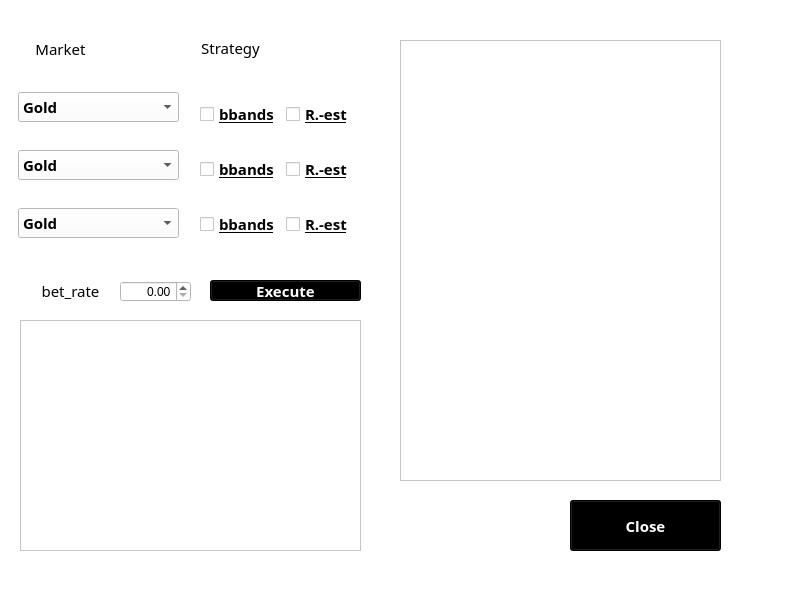
<?xml version="1.0" encoding="UTF-8"?>
<ui version="4.0">
 <class>MainWindow</class>
 <widget class="QMainWindow" name="MainWindow">
  <property name="geometry">
   <rect>
    <x>0</x>
    <y>0</y>
    <width>796</width>
    <height>600</height>
   </rect>
  </property>
  <property name="windowTitle">
   <string>PyTrader</string>
  </property>
  <property name="windowIcon">
   <iconset>
    <normaloff>C:/Users/dabee/Pictures/22/281999-margot-robbie.jpg</normaloff>C:/Users/dabee/Pictures/22/281999-margot-robbie.jpg</iconset>
  </property>
  <property name="styleSheet">
   <string notr="true">background-color: rgb(255, 255, 255);</string>
  </property>
  <widget class="QWidget" name="centralwidget">
   <widget class="QWidget" name="verticalLayoutWidget">
    <property name="geometry">
     <rect>
      <x>18</x>
      <y>70</y>
      <width>161</width>
      <height>191</height>
     </rect>
    </property>
    <layout class="QVBoxLayout" name="verticalLayout">
     <item>
      <widget class="QComboBox" name="comboBox">
       <property name="font">
        <font>
         <family>HY엽서M</family>
         <pointsize>11</pointsize>
         <weight>75</weight>
         <bold>true</bold>
        </font>
       </property>
       <item>
        <property name="text">
         <string>Gold</string>
        </property>
       </item>
       <item>
        <property name="text">
         <string>Euro</string>
        </property>
       </item>
       <item>
        <property name="text">
         <string>Oil</string>
        </property>
       </item>
      </widget>
     </item>
     <item>
      <widget class="QComboBox" name="comboBox_2">
       <property name="font">
        <font>
         <family>HY엽서M</family>
         <pointsize>11</pointsize>
         <weight>75</weight>
         <bold>true</bold>
        </font>
       </property>
       <item>
        <property name="text">
         <string>Gold</string>
        </property>
       </item>
       <item>
        <property name="text">
         <string>Euro</string>
        </property>
       </item>
       <item>
        <property name="text">
         <string>Oil</string>
        </property>
       </item>
      </widget>
     </item>
     <item>
      <widget class="QComboBox" name="comboBox_3">
       <property name="font">
        <font>
         <family>HY엽서M</family>
         <pointsize>11</pointsize>
         <weight>75</weight>
         <bold>true</bold>
        </font>
       </property>
       <item>
        <property name="text">
         <string>Gold</string>
        </property>
       </item>
       <item>
        <property name="text">
         <string>Euro</string>
        </property>
       </item>
       <item>
        <property name="text">
         <string>Oil</string>
        </property>
       </item>
      </widget>
     </item>
    </layout>
   </widget>
   <widget class="QLabel" name="label_2">
    <property name="geometry">
     <rect>
      <x>190</x>
      <y>32</y>
      <width>81</width>
      <height>31</height>
     </rect>
    </property>
    <property name="font">
     <font>
      <family>HY헤드라인M</family>
      <pointsize>11</pointsize>
      <weight>50</weight>
      <italic>false</italic>
      <bold>false</bold>
     </font>
    </property>
    <property name="text">
     <string>Strategy</string>
    </property>
    <property name="alignment">
     <set>Qt::AlignCenter</set>
    </property>
   </widget>
   <widget class="QLabel" name="label_3">
    <property name="geometry">
     <rect>
      <x>20</x>
      <y>38</y>
      <width>81</width>
      <height>21</height>
     </rect>
    </property>
    <property name="font">
     <font>
      <family>HY헤드라인M</family>
      <pointsize>11</pointsize>
      <weight>50</weight>
      <italic>false</italic>
      <bold>false</bold>
     </font>
    </property>
    <property name="text">
     <string>Market</string>
    </property>
    <property name="alignment">
     <set>Qt::AlignCenter</set>
    </property>
   </widget>
   <widget class="QLabel" name="label_4">
    <property name="geometry">
     <rect>
      <x>30</x>
      <y>280</y>
      <width>81</width>
      <height>21</height>
     </rect>
    </property>
    <property name="font">
     <font>
      <family>HY헤드라인M</family>
      <pointsize>11</pointsize>
      <weight>50</weight>
      <italic>false</italic>
      <bold>false</bold>
     </font>
    </property>
    <property name="text">
     <string>bet_rate</string>
    </property>
    <property name="alignment">
     <set>Qt::AlignCenter</set>
    </property>
   </widget>
   <widget class="QPushButton" name="pushButton">
    <property name="geometry">
     <rect>
      <x>210</x>
      <y>280</y>
      <width>151</width>
      <height>21</height>
     </rect>
    </property>
    <property name="font">
     <font>
      <family>HY엽서M</family>
      <pointsize>11</pointsize>
      <weight>75</weight>
      <bold>true</bold>
     </font>
    </property>
    <property name="styleSheet">
     <string notr="true">color: rgb(255, 255, 255);
background-color: rgb(0, 0, 0);</string>
    </property>
    <property name="text">
     <string>Execute</string>
    </property>
   </widget>
   <widget class="QWidget" name="horizontalLayoutWidget">
    <property name="geometry">
     <rect>
      <x>200</x>
      <y>100</y>
      <width>164</width>
      <height>21</height>
     </rect>
    </property>
    <layout class="QHBoxLayout" name="horizontalLayout">
     <property name="sizeConstraint">
      <enum>QLayout::SetFixedSize</enum>
     </property>
     <item>
      <widget class="QCheckBox" name="checkBox">
       <property name="font">
        <font>
         <family>HY엽서L</family>
         <pointsize>11</pointsize>
         <weight>75</weight>
         <bold>true</bold>
         <underline>true</underline>
        </font>
       </property>
       <property name="text">
        <string>bbands</string>
       </property>
      </widget>
     </item>
     <item>
      <widget class="QCheckBox" name="checkBox_2">
       <property name="font">
        <font>
         <family>HY엽서L</family>
         <pointsize>11</pointsize>
         <weight>75</weight>
         <bold>true</bold>
         <underline>true</underline>
        </font>
       </property>
       <property name="text">
        <string>R.-est</string>
       </property>
      </widget>
     </item>
    </layout>
   </widget>
   <widget class="QWidget" name="horizontalLayoutWidget_2">
    <property name="geometry">
     <rect>
      <x>200</x>
      <y>155</y>
      <width>164</width>
      <height>21</height>
     </rect>
    </property>
    <layout class="QHBoxLayout" name="horizontalLayout_2">
     <property name="sizeConstraint">
      <enum>QLayout::SetFixedSize</enum>
     </property>
     <item>
      <widget class="QCheckBox" name="checkBox_3">
       <property name="font">
        <font>
         <family>HY엽서L</family>
         <pointsize>11</pointsize>
         <weight>75</weight>
         <bold>true</bold>
         <underline>true</underline>
        </font>
       </property>
       <property name="text">
        <string>bbands</string>
       </property>
      </widget>
     </item>
     <item>
      <widget class="QCheckBox" name="checkBox_4">
       <property name="font">
        <font>
         <family>HY엽서L</family>
         <pointsize>11</pointsize>
         <weight>75</weight>
         <bold>true</bold>
         <underline>true</underline>
        </font>
       </property>
       <property name="text">
        <string>R.-est</string>
       </property>
      </widget>
     </item>
    </layout>
   </widget>
   <widget class="QWidget" name="horizontalLayoutWidget_3">
    <property name="geometry">
     <rect>
      <x>200</x>
      <y>210</y>
      <width>164</width>
      <height>21</height>
     </rect>
    </property>
    <layout class="QHBoxLayout" name="horizontalLayout_3">
     <property name="sizeConstraint">
      <enum>QLayout::SetFixedSize</enum>
     </property>
     <item>
      <widget class="QCheckBox" name="checkBox_5">
       <property name="font">
        <font>
         <family>HY엽서L</family>
         <pointsize>11</pointsize>
         <weight>75</weight>
         <bold>true</bold>
         <underline>true</underline>
        </font>
       </property>
       <property name="text">
        <string>bbands</string>
       </property>
      </widget>
     </item>
     <item>
      <widget class="QCheckBox" name="checkBox_6">
       <property name="font">
        <font>
         <family>HY엽서L</family>
         <pointsize>11</pointsize>
         <weight>75</weight>
         <bold>true</bold>
         <underline>true</underline>
        </font>
       </property>
       <property name="text">
        <string>R.-est</string>
       </property>
      </widget>
     </item>
    </layout>
   </widget>
   <widget class="QDoubleSpinBox" name="doubleSpinBox">
    <property name="geometry">
     <rect>
      <x>120</x>
      <y>281</y>
      <width>71</width>
      <height>21</height>
     </rect>
    </property>
    <property name="alignment">
     <set>Qt::AlignRight|Qt::AlignTrailing|Qt::AlignVCenter</set>
    </property>
    <property name="singleStep">
     <double>0.100000000000000</double>
    </property>
   </widget>
   <widget class="QListWidget" name="listWidget">
    <property name="geometry">
     <rect>
      <x>20</x>
      <y>320</y>
      <width>341</width>
      <height>231</height>
     </rect>
    </property>
   </widget>
   <widget class="QListWidget" name="listWidget_2">
    <property name="geometry">
     <rect>
      <x>400</x>
      <y>40</y>
      <width>321</width>
      <height>441</height>
     </rect>
    </property>
   </widget>
   <widget class="QPushButton" name="pushButton_2">
    <property name="geometry">
     <rect>
      <x>570</x>
      <y>500</y>
      <width>151</width>
      <height>51</height>
     </rect>
    </property>
    <property name="font">
     <font>
      <family>HY엽서M</family>
      <pointsize>11</pointsize>
      <weight>75</weight>
      <bold>true</bold>
     </font>
    </property>
    <property name="styleSheet">
     <string notr="true">color: rgb(255, 255, 255);
background-color: rgb(0, 0, 0);</string>
    </property>
    <property name="text">
     <string>Close</string>
    </property>
   </widget>
  </widget>
  <widget class="QMenuBar" name="menubar">
   <property name="geometry">
    <rect>
     <x>0</x>
     <y>0</y>
     <width>796</width>
     <height>21</height>
    </rect>
   </property>
  </widget>
  <widget class="QStatusBar" name="statusbar"/>
 </widget>
 <resources/>
 <connections/>
</ui>
